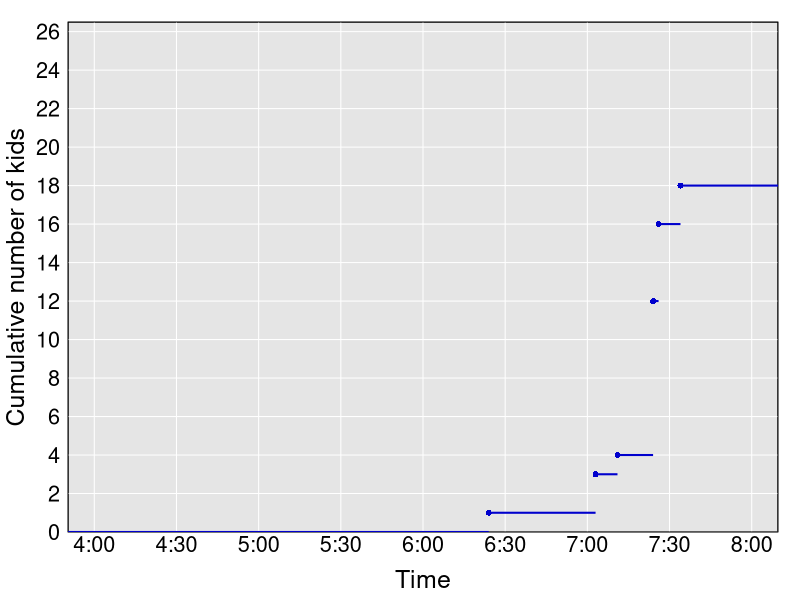

Recreate this plot in R.
## ---- chunk 1
x <- data.frame(time=   c("6:24", "7:03", "7:11", "7:24", "7:26", "7:34"),
                n_kids= c(  1,      2,      1,      8,      4,      2),
                stringsAsFactors=FALSE)

library(timeDate)

csum <- cumsum(x$n_kids)

y <- strptime(x$time, "%H:%M")
yn <- as.numeric(y)
z <- paste(c(4,4,5,5,6,6,7,7,8), sprintf("%02d", c(0,30,0,30,0,30,0,30,0)), sep=":")
yy <- strptime(z, "%H:%M")
yyn <- as.numeric(yy)

par(mar=c(3.4, 3.4, 1.1, 1.1), cex.axis=1.3)
plot(0,0,type="n", xlab="", ylab="", ylim=c(0, 26.5), yaxs="i",
     xlim=range(yyn), xaxt="n", las=1, yaxt="n")
u <- par("usr")
rect(u[1], u[3], u[2], u[4], col="gray90")
axis(side=1, at=yyn, z, tick=FALSE, line=-0.8)
axis(side=2, at=seq(0, 26, by=2), las=1, tick=FALSE, line=-0.6)
abline(v=yyn, col="white")
abline(h=seq(0, 26, by=2), col="white")
abline(v=u[1:2], h=u[3:4])
yn <- c(u[1], yn, u[2])
csum <- c(0, csum, max(csum))
for(i in 1:(length(yn)-1)) {
  segments(yn[i], csum[i], yn[i+1], csum[i], lwd=2, col="blue3", lend=1, ljoin=1)
  if(i>1) points(yn[i], csum[i], pch=16, cex=0.8, col="blue3")
}
mtext(side=2, "Cumulative number of kids", line=2, cex=1.5)
mtext(side=1, "Time", line=2, cex=1.5)
